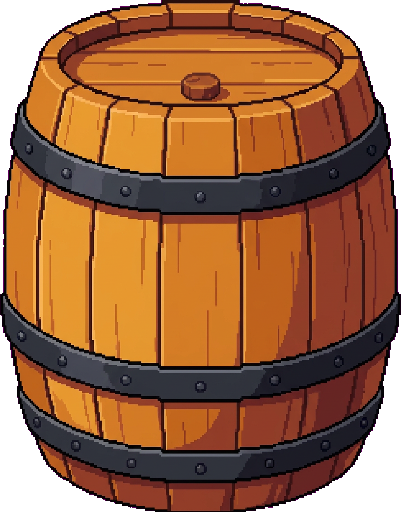
#> input picture art/environment/konoha-barrel.webp, 401 x 512 px; its folder holds only this picture in this run
$ python import_environment.py
#> lines starting #> are read from the running program, lines starting #| are printed output that depends on the picture
#!/usr/bin/env python3
"""Встроить согласованные мастеры как небольшие палитровые спрайты (без сетевой загрузки)."""
from pathlib import Path
import json,base64,math
from PIL import Image
ROOT=Path(__file__).resolve().parents[1]
BINDINGS={
 'tree':['tree-oak','tree-birch','tree','tree-low'], 'pine':['tree-pine','tree-spruce'],
 'sakura':['tree-sakura'],'maple':['tree-maple'],'bush':['bush'],
 'rock':['rock'],'rock2':['rock-moss'],'rock3':['rock-flat'],'pebbles':['rock-cluster'],
 'barrel':['barrel'],'crate':['crate'],'bench':['bench'],'fence':['fence'],
 'lamp':['lamp'],'stonelamp':['stonelamp'],'well':['well'],'planter':['planter'],
 'sign':['signpost'],'village_board':['noticeboard'],'mailbox':['mailbox'],'fern':['fern'],
 **{'fl_'+c:['flowers-'+c] for c in ['white','yellow','red','blue','pink']}}

def encode(im):
    im=im.convert('RGBA')
    if im.getchannel('A').getextrema()==(255,255):
        im=im.convert('RGB').quantize(colors=64,method=Image.Quantize.MEDIANCUT).convert('RGBA')
    else:
        im=im.quantize(colors=64,method=Image.Quantize.FASTOCTREE).convert('RGBA')
    palette=[];lookup={};pixels=[]
    for color in list(im.get_flattened_data()):
        if color[3]==0:color=(0,0,0,0)
        if color not in lookup:lookup[color]=len(palette);palette.append(list(color))
        pixels.append(lookup[color])
    return dict(w=im.width,h=im.height,pal=palette,pixels=base64.b64encode(bytes(pixels)).decode())

def main():
    sprites={}
    for name in sorted({n for names in BINDINGS.values() for n in names}):
        im=Image.open(ROOT/f'art/environment/konoha-{name}.webp').convert('RGBA')
#> im is the input picture: PIL image 401x512 RGBA; mean R, G, B, A 128.2, 71.8, 41.4, 220.3
        im.thumbnail((96,96),Image.Resampling.NEAREST);sprites[name]=encode(im)
#> after `im.thumbnail((96, 96), Image.Resampling.NEAREST)`:
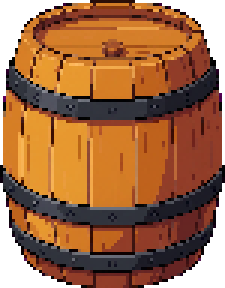
#> im: PIL image 75x96 RGBA (shown 3 times larger); mean R, G, B, A 129.7, 72.9, 41.9, 220.1; transparent parts drawn white
#> after the loop in encode, `for color in list(im.get_flattened_data()):`: lookup = 0 items; palette = []
    # Земля: используем пять утверждённых генераций. Подгоняем только края
    # игровых 32px тайлов, а не подменяем оригиналы в art/.
    terrain=ROOT/'art/terrain/path'
    grass=Image.open(terrain/'05-grass.png').convert('RGB').crop((192,192,320,320)).resize((32,32),Image.Resampling.BOX)
    straight=Image.open(terrain/'01-straight.png').convert('RGB')
    earth=straight.crop((220,160,290,230)).resize((32,32),Image.Resampling.BOX)
    # Один симметричный краевой профиль для повторов и поворотов.
    for im in (grass,earth):
        old=im.copy()
        for y in range(32):
            for x in range(32):
                depth=min(x,y,31-x,31-y)
                if depth>=3:continue
                pts=[(x,y),(31-y,x),(31-x,31-y),(y,31-x),(31-x,y),(x,31-y),(y,x),(31-y,31-x)]
                avg=[sum(old.getpixel(p)[k] for p in pts)//8 for k in range(3)]
                t=(3-depth)/3
                im.putpixel((x,y),tuple(round(c*(1-t)+a*t) for c,a in zip(old.getpixel((x,y)),avg)))
    sprites['ground-grass']=encode(grass)
    sprites['ground-earth']=encode(earth)
    for name,edges in [('01-straight','NS'),('02-corner-left-up','NW'),('03-down','S'),('04-up','N')]:
        src=Image.open(terrain/(name+'.png')).convert('RGB').resize((32,32),Image.Resampling.BOX)
        out=grass.copy()
        for y in range(32):
            for x in range(32):
                r,g,b=src.getpixel((x,y))
                a=max(0,min(1,(r-g-3)/17))
                # Одинаковая ширина на границах и чистая трава на закрытых сторонах.
                for side,d,pos in [('N',y,x),('S',31-y,x),('W',x,y),('E',31-x,y)]:
                    if d<4:
                        target=max(0,min(1,(6-abs(pos-15.5))/2)) if side in edges else 0
                        t=(4-d)/4;a=a*(1-t)+target*t
                out.putpixel((x,y),tuple(round(c*(1-a)+v*a) for c,v in zip(grass.getpixel((x,y)),earth.getpixel((x,y)))))
        sprites['ground-'+name]=encode(out)
    # Большой повторяемый каменный материал: один период на 4×4 игровых клетки.
    stone=Image.open(ROOT/'art/terrain/stone/street.webp').convert('RGB').resize((128,128),Image.Resampling.BOX)
    for axis in (0,1):
        old=stone.copy()
        for k in range(6):
            weight=(6-k)/6
            for j in range(128):
                a,b=((k,j),(127-k,j)) if axis==0 else ((j,k),(j,127-k))
                ca,cb=old.getpixel(a),old.getpixel(b);mid=[(v+w)//2 for v,w in zip(ca,cb)]
                for pos,col in [(a,ca),(b,cb)]:
                    stone.putpixel(pos,tuple(round(v*(1-weight)+m*weight) for v,m in zip(col,mid)))
    sprites['ground-street']=encode(stone)
    data={'bindings':BINDINGS,'sprites':sprites}
    out=ROOT/'src/gfx/environment_art_data.js'
    out.write_text('// СГЕНЕРИРОВАНО tools/import_environment.py. Не редактировать вручную.\n'
                   'G.ART_STR = Object.assign(G.ART_STR || {}, {\n'
                   'env: ' + json.dumps(json.dumps(data, separators=(',', ':'))) + ',\n});\n')
    print(f'Окружение: {len(sprites)} спрайтов, {out.stat().st_size:,} байт')
#> (the run stopped early here; a loop or call above may not have finished)
